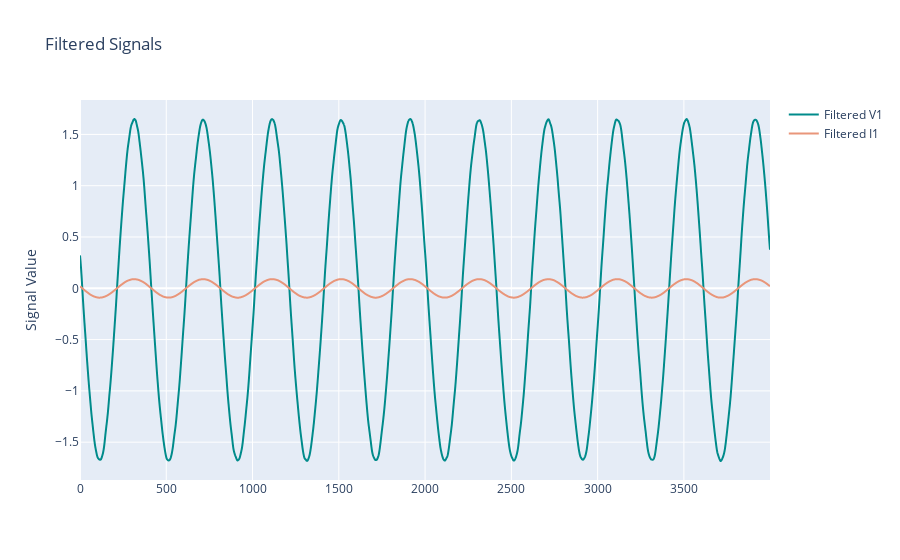

Notebook code cell kept with this figure:
### Code cell
fig = go.Figure()

fig.add_trace(go.Scatter(
            y = V1_filt,
            line =  dict(shape =  'spline', color = 'darkcyan'),
            name = 'Filtered V1',
            ))

fig.add_trace(go.Scatter(
            y = I1_filt,
            line =  dict(shape =  'spline', color = 'darksalmon'),
            name = 'Filtered I1',
            ))

fig.update_layout(
    title='Filtered Signals',
    # xaxis_title='',
    yaxis_title='Signal Value',
)

fig.show()

### Figure 1 — Plotly figure (JSON) as saved in the notebook; plotly's stock layout.template omitted (floating-point values rounded to 4 significant figures; data arrays with more than 128 entries replaced by an {"elided": "..."} marker saying what was removed)
{"data": [{"line": {"color": "darkcyan", "shape": "spline"}, "name": "Filtered V1", "type": "scatter", "y": {"elided": "4000 float values"}}, {"line": {"color": "darksalmon", "shape": "spline"}, "name": "Filtered I1", "type": "scatter", "y": {"elided": "4000 float values"}}], "layout": {"title": {"text": "Filtered Signals"}, "yaxis": {"title": {"text": "Signal Value"}}}}
